Frame 1 (no input): blank canvas, image omitted
Frame 60 (no input): blank canvas, image omitted
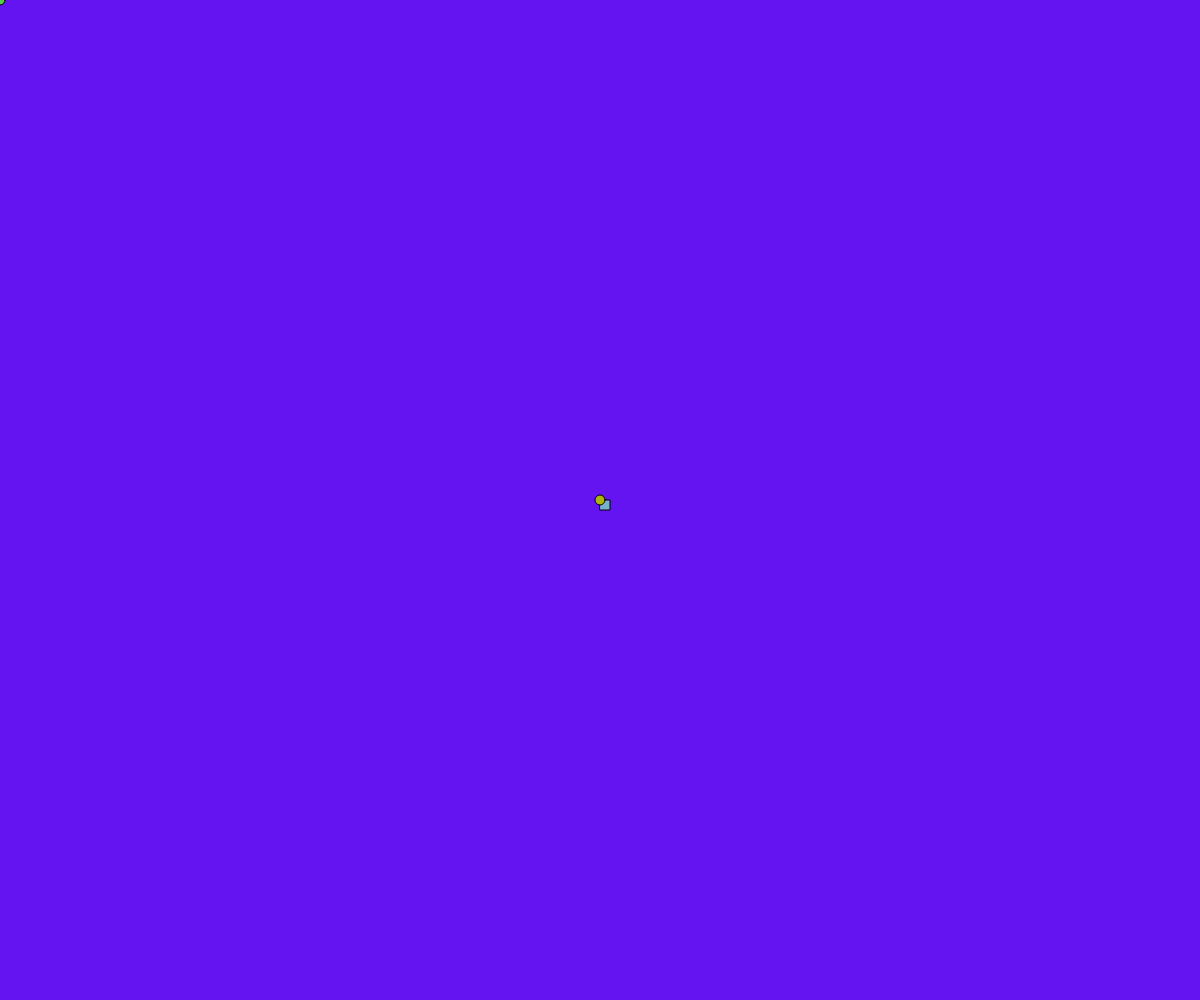
Frame 120 (the mouse pressed at the canvas centre since frame 60)

The p5.js sketch whose frames 1 and 60 were blank and that drew this single picture after the mouse press (run headless with seeded random() and noise() and a simulated clock; from frame 60 on, the mouse is pressed at the canvas centre):

// p5.js sketch
// ── sketch.js
  /* Using Mouse Part 1
    Matthew Novick
    April 15, 2019
    revised: May 8, 2019
   */


  let size=10

  function setup() {
  // put setup code here
  createCanvas(1200,1000);
  background(100,20,240)
  }


   function draw() {

  }
  function mouseMoved(){
  if (mouseX>=width/2) {
    value = (random(255),random(255),random(255));
  fill(random(255),random(255),random(255));
  rect(mouseX,mouseY, size,size);
  }

  if (mouseX<=width/2) {
  value = (random(255),random(255),random(255));
  fill(random(255),random(255),random(255));
  circle(mouseX,mouseY, size, size);
  }
    }

  function mouseClicked(){
  if (size){
  background(random(255),random(255),random(255))
  size=random(255)

  }

    }
